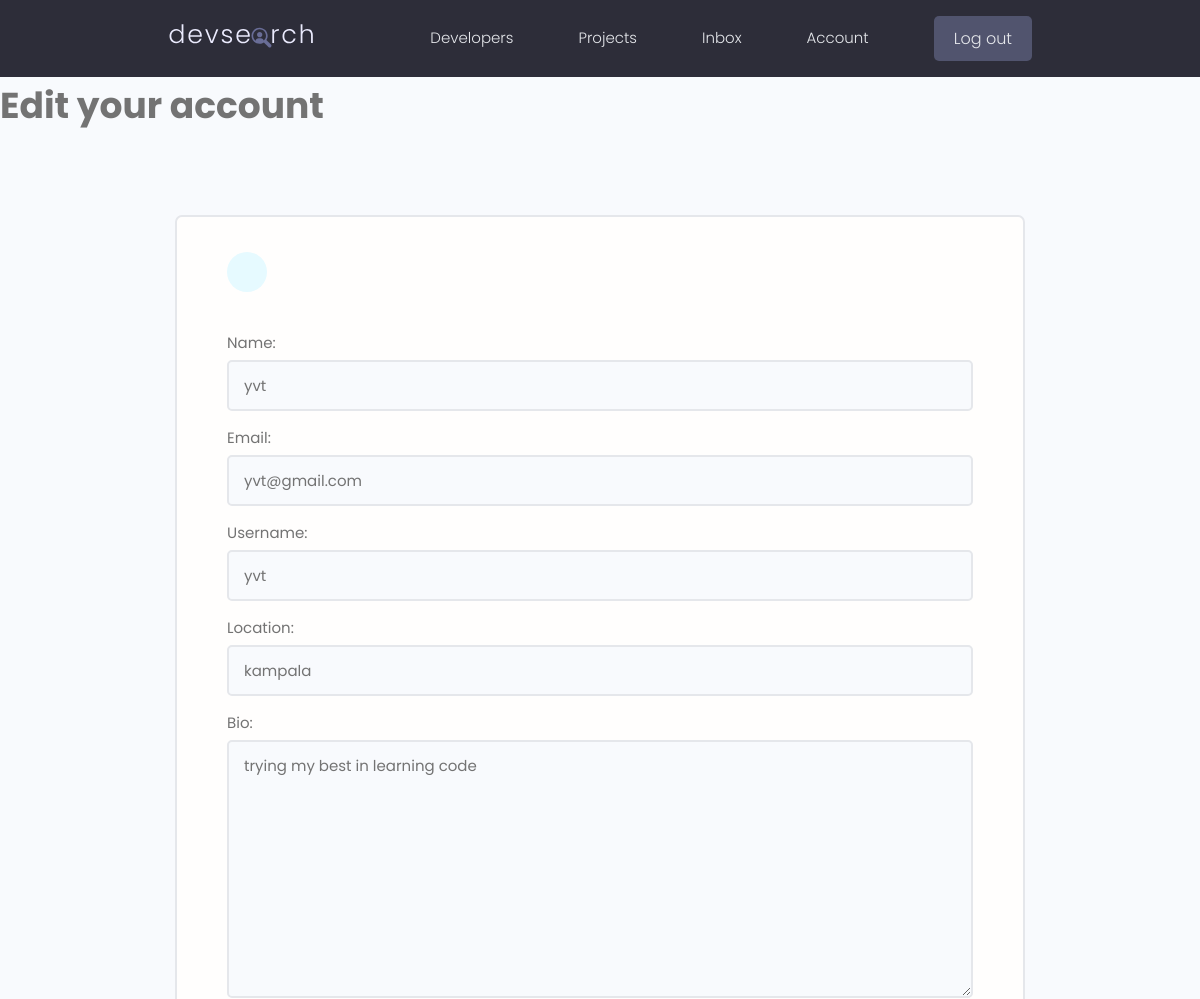
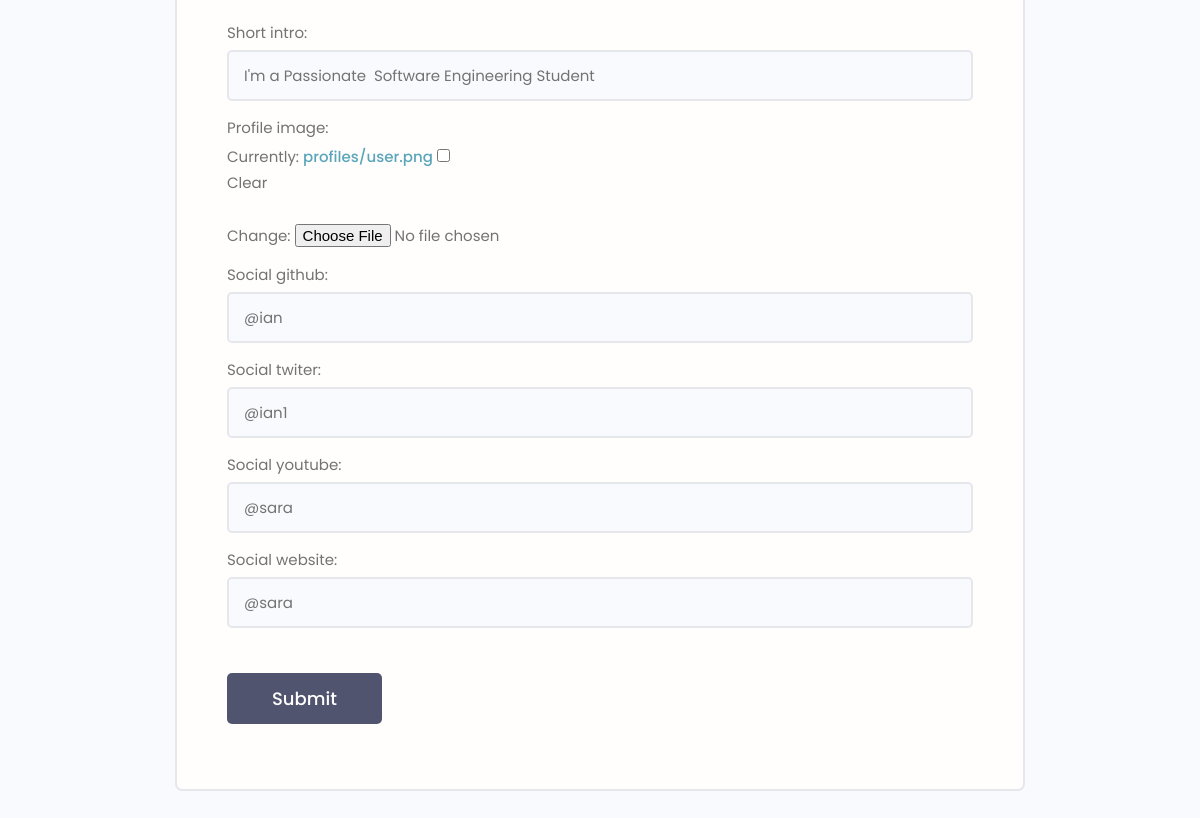
Page /edit-account/ (signed in) on the committed database (2 pictures, top to bottom).
### users/models.py (models this page shows, shortened)
class Profile(models.Model):
    user = models.OneToOneField(
        User, on_delete=models.CASCADE, null=True, blank=True)
    username = models.CharField(max_length=200, null=True, blank=True)
    location = models.CharField(max_length=200, null=True, blank=True)
    name = models.CharField(max_length=200, null=True, blank=True)
    email = models.EmailField(null=True, blank=True, max_length=200)
    short_intro = models.CharField(max_length=200, null=True, blank=True)
    bio = models.TextField(null=True, blank=True)
    profile_image = models.ImageField(
        null=True, blank=True, upload_to="profiles/", default="profiles/user.png")
    social_github = models.CharField(max_length=200, null=True, blank=True)
    social_twiter = models.CharField(max_length=200, null=True, blank=True)
    social_youtube = models.CharField(max_length=200, null=True, blank=True)
    social_website = models.CharField(max_length=200, null=True, blank=True)
    id = models.UUIDField(default=uuid.uuid4,
                          primary_key=True, unique=True, editable=False)
    created = models.DateTimeField(auto_now_add=True)

### users/views.py (the view)
# urls.py: path('edit-account/', views.editAccount, name='edit-account'),
@ login_required(login_url='login')
def editAccount(request):
    profile = request.user.profile
    form = ProfileForm(instance=profile)
    if request.method == 'POST':
        form = ProfileForm(request.POST, request.FILES, instance=profile)
        if form.is_valid():
            form.save()
            return redirect('profile')
    context = {'form': form}
    return render(request, 'users/profile-form.html', context)

### users/forms.py
class ProfileForm(ModelForm):
    class Meta:
        model = Profile
        fields = [
            'name', 'email', 'username',
            'location', 'bio', 'short_intro',
            'profile_image', 'social_github',
            'social_twiter', 'social_youtube',
            'social_website',
        ]
    def __init__(self, *args, **kwargs):
        super(ProfileForm, self).__init__(*args, **kwargs)
        for name, field in self.fields.items():
            field.widget.attrs.update(
                {'class': 'input input--text'})

### users/templates/users/profile-form.html (shortened to what this page needs)
{% extends 'main.html' %}
{% load static %}
{% block content %}
    <h2>Edit your account</h2>
        <main class="formPage my-xl">
            <div class="content-box">
                <div class="formWrapper">
                    <a class="backButton" href="{% url 'account' %}"></a>
                    <br>
                    <form  method="POST" action="{% url 'edit-account' %}" enctype="multipart/form-data">
                        {% for field in form %}
                        <div class="form__field">
                            <label for="formInput#text">{{ field.label }}: </label>
                           {{ field }}
                        </div>
                        {% endfor %}
                        <input class="btn btn--sub btn--lg  my-md" type="submit" value="Submit" />
                    </form>
                </div>
            </div>
        </main>
{% endblock content %}

### static/styles/app.css (style rules this page uses)
:root { --color-sub: #2d2d39; }
.btn--sub { background-color: var(--color-sub-light); }
.content-box { width: 95%; max-width: 85rem; margin: 0 auto; }
.backButton { background: var(--color-main-light); color: var(--color-main); width: 4rem; height: 4rem; display: flex; align-items: center; justify-content: center; border-radius: 50%; }
.formPage .formWrapper { list-style: none; background: var(--color-white); padding: 3.5rem 5rem; border: 2px solid var(--color-light); border-radius: 0.7rem; }

### static/uikit/styles/modules/_variables.css (style rules this page uses)
:root { --color-main: #5aa5b9; --color-main-light: #e6faff; --color-sub: #3f4156; --color-sub-light: #51546e; --color-sub-lighter: #ededfd; --color-text: #737373; --color-gray: #8b8b8b; --color-light: #e5e7eb; --color-light-gray: #767676; --color-bg: #f8fafd; --color-white: #fffefd; --color-white-light: #f3f3f3; --color-success: #359e64; --color-success-bg: #def8e8; --color-error: #fc4b0b; --color-error-bg: #fff2ee; --font-base: 'Poppins', arial, helvetica, 'Segoe UI', roboto, ubuntu, sans-serif; --font-monospace: 'Fira Code', 'Courier New', courier, monospace; --font-regular: 300; --font-medium: 500; --font-bold: 700; --generic-shadow: 1px 1px 5px #00000010; --generic-transition: all 0.3s ease-in-out; }

### static/uikit/styles/modules/_base.css (style rules this page uses)
* { margin: 0; padding: 0; box-sizing: border-box; text-rendering: optimizeLegibility; color: inherit; font-size: inherit; }
html { font-size: 50%; }
@media only screen and (min-width: 480px) { html { font-size: 56.25%; } }
@media only screen and (min-width: 1200px) { html { font-size: 62.5%; } }
body { line-height: 1.6; font-weight: 400; font-size: 1.5rem; color: var(--color-text); background-color: var(--color-bg); min-height: 100vh; }

### static/uikit/styles/modules/_typography.css (style rules this page uses)
* { font-family: var(--font-base); }
h2 { font-size: 3.6rem; font-weight: var(--font-bold); }
a { padding-bottom: 2px; text-decoration: none; display: inline-block; color: var(--color-main); font-weight: var(--font-medium); }

### static/uikit/styles/modules/_utilities.css (style rules this page uses)
.my-md { margin: 3rem auto; }
.my-xl { margin: 8rem auto; }

### static/uikit/styles/modules/_button.css (style rules this page uses)
.btn { display: inline-block; position: relative; cursor: pointer; background-color: var(--color-light); font-weight: var(--font-medium); color: var(--color-sub); text-decoration: none; padding: 1rem 2rem; border-radius: 0.5rem; border: none; width: -webkit-fit-content; width: -moz-fit-content; width: fit-content; height: -webkit-fit-content; height: -moz-fit-content; height: fit-content; font-size: 1.6rem; outline-width: 0; outline-color: transparent; -webkit-backface-visibility: hidden; backface-visibility: hidden; transition: all 0.3s ease-in-out; }
.btn--sub { background-color: var(--color-sub); color: var(--color-white); }
.btn--lg { font-size: 1.8rem; padding: 1.2rem 4.5rem; }

### static/uikit/styles/modules/_form.css (style rules this page uses)
.form__field { margin-top: 1.5rem; margin-bottom: 1.5rem; }
.form__label, .form__field > label { display: block; margin-bottom: 0.5rem; color: var(--color-text); }
input.input[type='text'], input.input[type='email'], input.input[type='password'], input.input[type='number'], textarea.input { min-width: 24rem; width: 100%; padding: 1.2rem 1.5rem; border-radius: 0.5rem; border: 2px solid var(--color-light); transition: all 0.3s ease-in-out; background-color: var(--color-bg); }

### rows in the picture
Profile: form "yvt" "yvt@gmail.com" "yvt" "kampala" "trying my best in learning code" "I'm a Passionate Software Engineering Student" "@ian" "@ian1" "@sara" "@sara"

### other values in the picture
{{ field.label }} "Name" "Email" "Username" "Location" "Bio" "Short intro" "Profile image" "Social github" "Social twiter" "Social youtube" "Social website"
